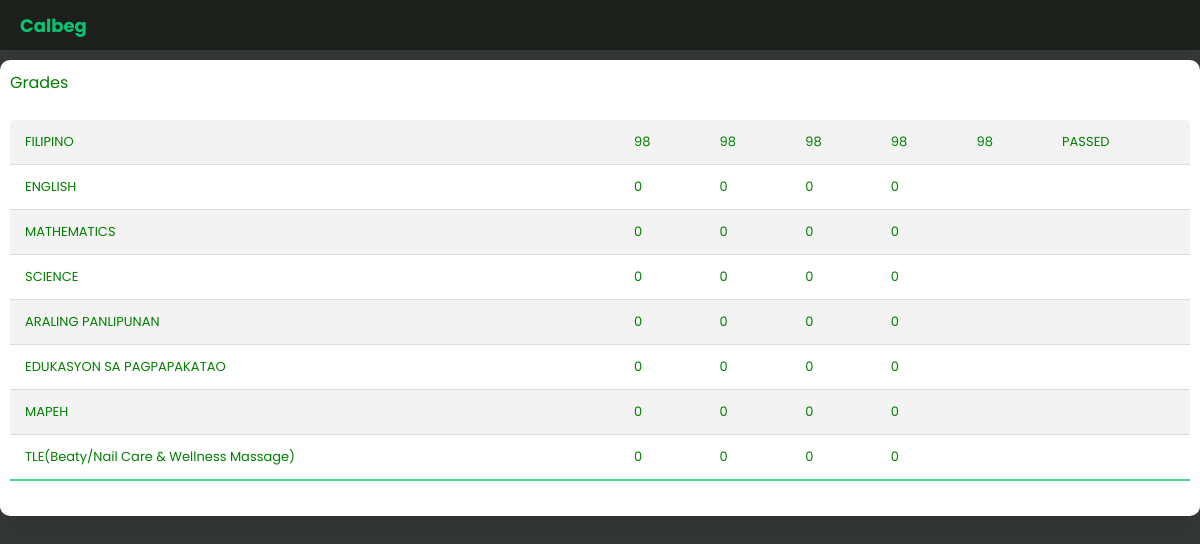
Screenshot of /student/studGrade.php (signed in) with the database file from the repository.
### tables this page shows
CREATE TABLE `tblgrading` (
  `id` int(11) NOT NULL,
  `studentid` varchar(255) NOT NULL,
  `subj` varchar(255) NOT NULL,
  `subjcode` varchar(255) NOT NULL,
  `sched` varchar(255) NOT NULL,
  `teacher` varchar(255) NOT NULL,
  `fgrading` int(2) NOT NULL,
  `sgrading` int(2) NOT NULL,
  `tgrading` int(2) NOT NULL,
  `rgrading` int(2) NOT NULL,
  `finalgrade` varchar(5) NOT NULL,
  `remarks` varchar(255) NOT NULL
);

### student/studGrade.php (the view, shortened to what this page needs)
<?php
  include "../includes/database.php";
?>
<!DOCTYPE html>
<html lang="en">
  <head>
      <link rel="stylesheet" href="../assets/css/navContainer.css">
      <link rel="stylesheet" href="../assets/css/style.css">
      <link rel="stylesheet" href="../assets/css/style2.css">
      <link rel="stylesheet" href="../assets/css/style3.css">
      <link rel="stylesheet" href="../assets/css/swiper-bundle.min.css" />
  </head>
  <body>
    <?php include 'navBar/sideMenu.php';?>
    <div class="history-list">
    <div class="title">Grades</div>
          <div class="user-details2">
          <table class="table">
            <thead>
                <tbody>
                    <?php
                    $id = $_SESSION['teacherid'];
                        $ret=mysqli_query($conn,"SELECT * from tblgrading where studentid = '$id'");
                        while ($row=mysqli_fetch_array($ret)) {
                    ?>
                    <tr>
                        <td data-label="Subject"><?php  echo $row['subj'];?></td>
                        <td data-label="Teacher"><?php  echo $row['teacher'];?></td>
                        <td data-label="First Grading"><?php  echo $row['fgrading'];?></td>
                        <td data-label="Second Grading" class=""><?php  echo $row['sgrading'];?></td>
                        <td data-label="Third Grading"><?php  echo $row['tgrading'];?></td>
                        <td data-label="Fourth Grading"><?php  echo $row['rgrading'];?></td>
                        <td data-label="Final Grade"><?php  echo $row['finalgrade'];?></td>
                        <td data-label="Remarks"><?php  echo $row['remarks'];?></td>
                    </tr>
                    <?php
                    }?>
            </tbody>
        </table>
          </div>
                </div>
  </body>
</html>

### assets/css/navContainer.css (style rules this page uses)
* { margin: 0; padding: 0; box-sizing: border-box; font-family: 'Poppins', sans-serif; }
body { background: #E4E9F7; }

### assets/css/style.css (style rules this page uses)
.history-list { width: 100%; padding: 10px; margin-top: 10px; background: #fff; border-radius: 10px; box-shadow: 0 20px 35px rgba(0, 0, 0, 0.1); }
.table { border-collapse: collapse; margin: 25px 0; font-size: 15px; min-width: 100%; overflow: hidden; border-radius: 5px 5px 0 0; }
.table th, .table td { padding: 12px 15px; }
.table tbody tr { border-bottom: 1px solid #ddd; }
.table tbody tr:nth-of-type(odd) { background: #f3f3f3; }
.table tbody tr:last-of-type { border-bottom: 2px solid #4AD489; }

### assets/css/style3.css (style rules this page uses)
.history-list { width: 100%; padding: 10px; margin-top: 10px; background: #fff; border-radius: 10px; overflow-x: auto; box-shadow: 0 20px 35px rgba(0, 0, 0, 0.1); }
.table { border-collapse: collapse; margin: 25px 0; font-size: 15px; min-width: 100%; overflow: hidden; border-radius: 5px 5px 0 0; }
.table th, .table td { padding: 12px 15px; }
.table tbody tr { border-bottom: 1px solid #ddd; font-size: small; }
.table tbody tr:nth-of-type(odd) { background: #f3f3f3; }
.table tbody tr:last-of-type { border-bottom: 2px solid #4AD489; }

### student/navBar/sideMenu.php (style rules this page uses)
* { padding: 0; margin: 0; box-sizing: border-box; }
body { background-color: #353836; color: green; font-family: "Poppins", sans-serif; }

### rows the page displays
tblgrading: subj "FILIPINO", fgrading "98", sgrading "98", tgrading "98", rgrading "98", finalgrade "98", remarks "PASSED"
tblgrading: subj "ENGLISH", fgrading "0", sgrading "0", tgrading "0", rgrading "0"
tblgrading: subj "MATHEMATICS", fgrading "0", sgrading "0", tgrading "0", rgrading "0"
tblgrading: subj "SCIENCE", fgrading "0", sgrading "0", tgrading "0", rgrading "0"
tblgrading: subj "ARALING PANLIPUNAN", fgrading "0", sgrading "0", tgrading "0", rgrading "0"
tblgrading: subj "EDUKASYON SA PAGPAPAKATAO", fgrading "0", sgrading "0", tgrading "0", rgrading "0"
tblgrading: subj "MAPEH", fgrading "0", sgrading "0", tgrading "0", rgrading "0"
tblgrading: subj "TLE(Beaty/Nail Care & Wellness Massage)", fgrading "0", sgrading "0", tgrading "0", rgrading "0"
